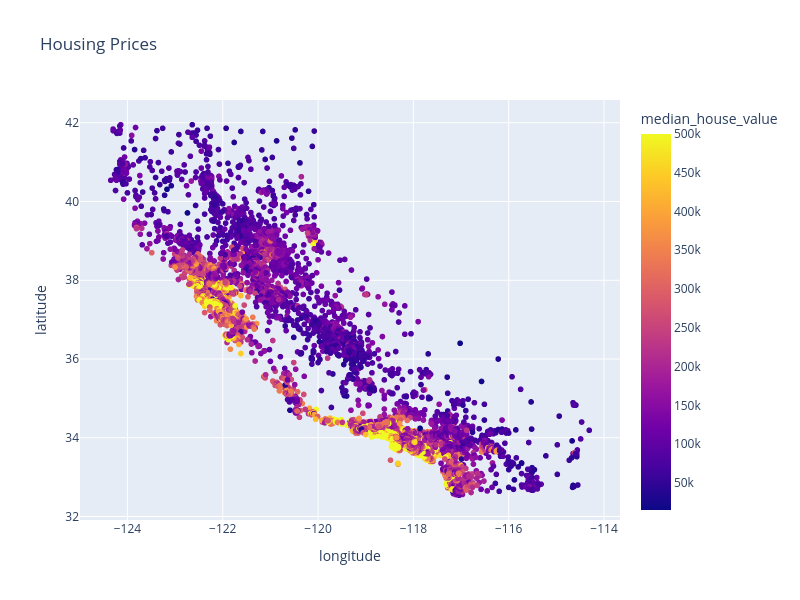

Notebook source saved alongside this figure:
### Code cell
import matplotlib.pyplot as plt
import seaborn as sns
sns.set()
import plotly.express as px

px.scatter(housing, x="longitude", y="latitude", color="median_house_value",  title="Housing Prices", width=800, height=600)

### Figure 1 — Plotly figure (JSON) as saved in the notebook; plotly's stock layout.template omitted (floating-point values rounded to 4 significant figures; data arrays with more than 128 entries replaced by an {"elided": "..."} marker saying what was removed)
{"data": [{"hovertemplate": "longitude=%{x}<br>latitude=%{y}<br>median_house_value=%{marker.color}<extra></extra>", "legendgroup": "", "marker": {"color": {"elided": "20640 int values"}, "coloraxis": "coloraxis", "symbol": "circle"}, "mode": "markers", "name": "", "showlegend": false, "type": "scattergl", "x": {"elided": "20640 float values"}, "xaxis": "x", "y": {"elided": "20640 float values"}, "yaxis": "y"}], "layout": {"coloraxis": {"colorbar": {"title": {"text": "median_house_value"}}, "colorscale": [[0, "#0d0887"], [0.1111, "#46039f"], [0.2222, "#7201a8"], [0.3333, "#9c179e"], [0.4444, "#bd3786"], [0.5556, "#d8576b"], [0.6667, "#ed7953"], [0.7778, "#fb9f3a"], [0.8889, "#fdca26"], [1, "#f0f921"]]}, "height": 600, "legend": {"tracegroupgap": 0}, "title": {"text": "Housing Prices"}, "width": 800, "xaxis": {"anchor": "y", "domain": [0, 1], "title": {"text": "longitude"}}, "yaxis": {"anchor": "x", "domain": [0, 1], "title": {"text": "latitude"}}}}
